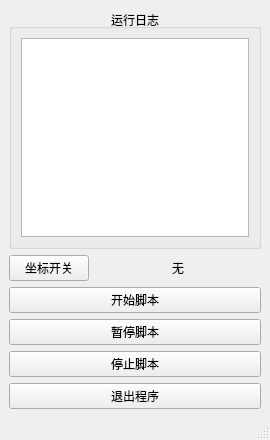
<?xml version="1.0" encoding="UTF-8"?>
<ui version="4.0">
 <class>MainWindow</class>
 <widget class="QMainWindow" name="MainWindow">
  <property name="geometry">
   <rect>
    <x>0</x>
    <y>0</y>
    <width>270</width>
    <height>440</height>
   </rect>
  </property>
  <property name="windowTitle">
   <string>MainWindow</string>
  </property>
  <widget class="QWidget" name="centralwidget">
   <layout class="QHBoxLayout" name="horizontalLayout_2">
    <item>
     <layout class="QVBoxLayout" name="verticalLayout">
      <item>
       <widget class="QGroupBox" name="groupBox_4">
        <property name="title">
         <string>运行日志</string>
        </property>
        <property name="alignment">
         <set>Qt::AlignCenter</set>
        </property>
        <layout class="QVBoxLayout" name="verticalLayout_11">
         <item>
          <widget class="QTextBrowser" name="browser_console">
           <property name="font">
            <font>
             <pointsize>14</pointsize>
            </font>
           </property>
           <property name="html">
            <string>&lt;!DOCTYPE HTML PUBLIC &quot;-//W3C//DTD HTML 4.0//EN&quot; &quot;http://www.w3.org/TR/REC-html40/strict.dtd&quot;&gt;
&lt;html&gt;&lt;head&gt;&lt;meta name=&quot;qrichtext&quot; content=&quot;1&quot; /&gt;&lt;style type=&quot;text/css&quot;&gt;
p, li { white-space: pre-wrap; }
&lt;/style&gt;&lt;/head&gt;&lt;body style=&quot; font-family:'Sans Serif'; font-size:14pt; font-weight:400; font-style:normal;&quot;&gt;
&lt;p style=&quot;-qt-paragraph-type:empty; margin-top:0px; margin-bottom:0px; margin-left:0px; margin-right:0px; -qt-block-indent:0; text-indent:0px; font-size:9pt;&quot;&gt;&lt;br /&gt;&lt;/p&gt;&lt;/body&gt;&lt;/html&gt;</string>
           </property>
          </widget>
         </item>
        </layout>
       </widget>
      </item>
      <item>
       <layout class="QHBoxLayout" name="horizontalLayout" stretch="2,8">
        <item>
         <widget class="QPushButton" name="btn_pos_enable">
          <property name="text">
           <string>坐标开关</string>
          </property>
         </widget>
        </item>
        <item>
         <widget class="QLabel" name="lab_pos">
          <property name="text">
           <string>无</string>
          </property>
          <property name="alignment">
           <set>Qt::AlignCenter</set>
          </property>
         </widget>
        </item>
       </layout>
      </item>
      <item>
       <widget class="QPushButton" name="btn_start_script">
        <property name="text">
         <string>开始脚本</string>
        </property>
       </widget>
      </item>
      <item>
       <widget class="QPushButton" name="btn_pause_script">
        <property name="text">
         <string>暂停脚本</string>
        </property>
       </widget>
      </item>
      <item>
       <widget class="QPushButton" name="btn_stop_script">
        <property name="text">
         <string>停止脚本</string>
        </property>
       </widget>
      </item>
      <item>
       <widget class="QPushButton" name="btn_exit">
        <property name="text">
         <string>退出程序</string>
        </property>
       </widget>
      </item>
     </layout>
    </item>
   </layout>
  </widget>
  <widget class="QMenuBar" name="menubar">
   <property name="geometry">
    <rect>
     <x>0</x>
     <y>0</y>
     <width>270</width>
     <height>21</height>
    </rect>
   </property>
  </widget>
  <widget class="QStatusBar" name="statusbar"/>
 </widget>
 <resources/>
 <connections/>
</ui>
